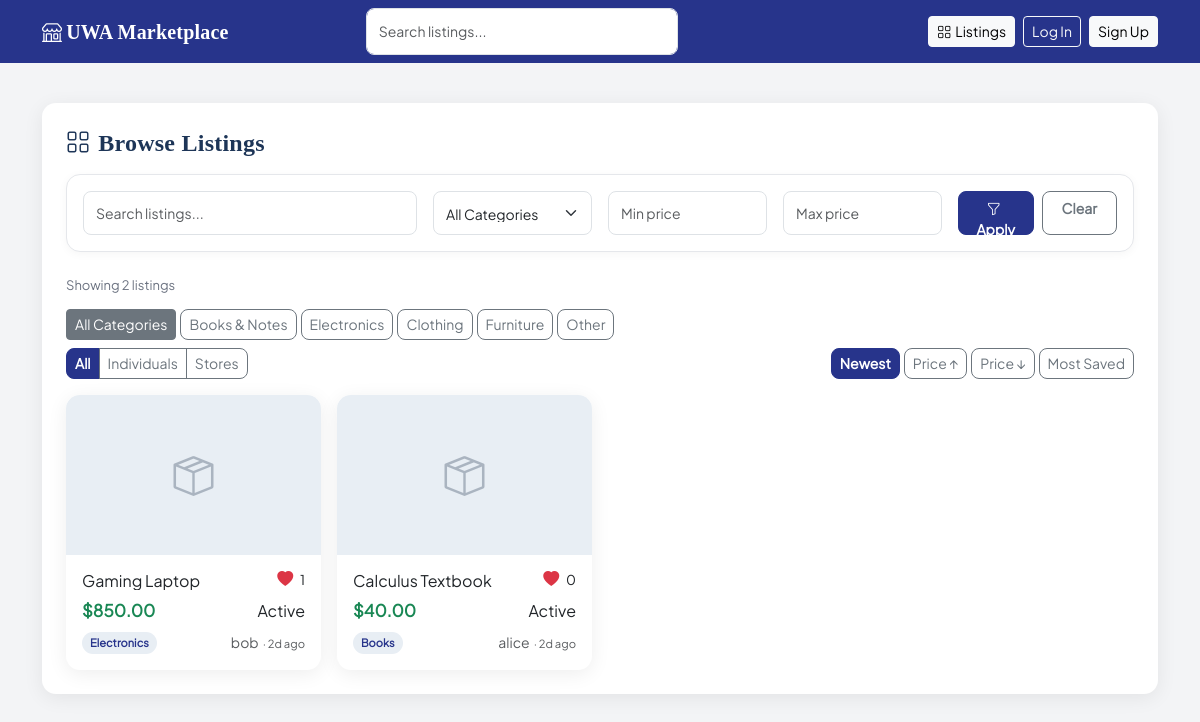
/listings/, run on the app's committed database.
### app/models.py (models this page shows, shortened)
class Listing(db.Model):
    id = db.Column(db.Integer, primary_key=True)
    title = db.Column(db.String(120), nullable=False)
    description = db.Column(db.Text, nullable=False)
    price = db.Column(db.Float, nullable=False)
    category = db.Column(db.String(64), nullable=False)
    image_url = db.Column(db.String(256), nullable=True)
    is_active = db.Column(db.Boolean, default=True)
    is_removed = db.Column(db.Boolean, default=False)
    removed_at = db.Column(db.DateTime, nullable=True)
    removed_reason = db.Column(db.Text, nullable=True)
    removed_by_id = db.Column(db.Integer, db.ForeignKey('user.id'), nullable=True)
    show_history = db.Column(db.Boolean, default=True)
    stock_quantity = db.Column(db.Integer, nullable=True)
    posted_as_store = db.Column(db.Boolean, default=False)
    created_at = db.Column(db.DateTime, default=datetime.utcnow)
    seller_id = db.Column(db.Integer, db.ForeignKey('user.id'), nullable=False)
    @property
    def save_count(self):
        return db.session.query(Wishlist.user_id).join(wishlist_items).filter(wishlist_items.c.listing_id == self.id).distinct().count()
    edits = db.relationship(
        'ListingEdit',
        backref='listing',
        lazy='dynamic',
        order_by='ListingEdit.edited_at.desc()'
    )

class User(db.Model, UserMixin):
    id = db.Column(db.Integer, primary_key=True)
    username = db.Column(db.String(64), unique=True, nullable=False)
    email = db.Column(db.String(120), unique=True, nullable=False)
    password_hash = db.Column(db.String(256), nullable=False)
    member_since = db.Column(db.DateTime, default=datetime.utcnow)
    bio = db.Column(db.Text, default='')
    avatar_url = db.Column(db.String(256), nullable=True)
    is_admin = db.Column(db.Boolean, default=False)
    is_moderator = db.Column(db.Boolean, default=False)
    is_active = db.Column(db.Boolean, default=True)
    banned_at = db.Column(db.DateTime, nullable=True)
    ban_reason = db.Column(db.Text, nullable=True)
    is_store = db.Column(db.Boolean, default=False)
    is_verified = db.Column(db.Boolean, default=False)
    store_name = db.Column(db.String(128), nullable=True)
    store_address = db.Column(db.String(256), nullable=True)
    contact_phone = db.Column(db.String(32), nullable=True)
    contact_email = db.Column(db.String(120), nullable=True)
    store_bio = db.Column(db.Text, default='')
    listings = db.relationship('Listing', backref='seller', lazy='dynamic', foreign_keys='Listing.seller_id')
    following_stores = db.relationship(
        'User',
        secondary=store_follows,
        primaryjoin='User.id == store_follows.c.follower_id',
        secondaryjoin='User.id == store_follows.c.store_id',
        backref=db.backref('store_followers', lazy='dynamic'),
        lazy='dynamic'
    )

### app/routes/listings.py (the view, shortened to what this page needs)
@bp.route('/')
def index():
    q = request.args.get('q', '').strip()
    cat = request.args.get('category', '').strip()
    sort = request.args.get('sort', 'newest')
    source = request.args.get('source', 'all').strip()
    min_price = request.args.get('min_price', '').strip()
    max_price = request.args.get('max_price', '').strip()
    page = request.args.get('page', 1, type=int)
    if sort not in VALID_SORTS:
        sort = 'newest'
    if source not in VALID_SOURCES:
        source = 'all'
    query = Listing.query.filter_by(is_active=True, is_removed=False)
    if cat:
        query = query.filter(Listing.category == cat)
    if min_price:
        try:
            query = query.filter(Listing.price >= float(min_price))
        except ValueError:
            flash('Minimum price must be a number.', 'warning')
    if max_price:
        try:
            query = query.filter(Listing.price <= float(max_price))
        except ValueError:
            flash('Maximum price must be a number.', 'warning')
    if source == 'stores':
        query = query.filter(Listing.posted_as_store == True)
    elif source == 'users':
        query = query.filter(Listing.posted_as_store == False)
    query = _apply_sort(query, sort)
    pagination = query.paginate(page=page, per_page=PER_PAGE, error_out=False)
    return render_template(
        'listings/index.html',
        listings=pagination.items,
        pagination=pagination,
        categories=CATEGORIES,
        q=q,
        cat=cat,
        sort=sort,
        source=source,
        min_price=min_price,
        max_price=max_price
    )

### app/templates/listings/index.html (shortened to what this page needs)
{% extends "base.html" %}
{% block content %}
<div class="card p-4">
    <div class="d-flex align-items-center justify-content-between mb-3 flex-wrap gap-2">
        <h4 class="mb-0 fw-bold" style="color:#1d3557;">
            <i class="bi bi-grid me-2"></i>Browse Listings
        </h4>
    </div>
    <form method="GET" action="{{ url_for('listings.index') }}" class="listings-filter-bar">
        <div class="row g-3">
            <div class="col-12 col-md-4">
                <input
                    id="listings-search"
                    name="q"
                    class="form-control"
                    type="search"
                    placeholder="Search listings..."
                    value="{{ q }}"
                />
            </div>
            <div class="col-12 col-md-2">
                <select name="category" class="form-select">
                    <option value="">All Categories</option>
                </select>
            </div>
            <div class="col-6 col-md-2">
                <input
                    type="number"
                    step="0.01"
                    min="0"
                    name="min_price"
                    class="form-control"
                    placeholder="Min price"
                    value="{{ min_price }}"
                />
            </div>
            <div class="col-6 col-md-2">
                <input
                    type="number"
                    step="0.01"
                    min="0"
                    name="max_price"
                    class="form-control"
                    placeholder="Max price"
                    value="{{ max_price }}"
                />
            </div>
            <div class="col-12 col-md-2 listings-filter-actions">
                <button type="submit" class="btn btn-primary w-100">
                    <i class="bi bi-funnel me-1"></i>Apply
                </button>
                <a href="{{ url_for('listings.index') }}" class="btn btn-outline-secondary w-100">
                    Clear
                </a>
            </div>
        </div>
    </form>
    <div class="listings-results-meta">
        Showing {{ listings|length }} listing{{ '' if listings|length == 1 else 's' }}
    </div>
    <div class="d-flex flex-wrap gap-1 mb-2">
        <a href="{{ url_for('listings.index', q=q, sort=sort, source=source) }}"
           class="btn btn-sm {{ 'btn-secondary' if not cat else 'btn-outline-secondary' }}">
            All Categories
        </a>
        {% for key, label in categories %}
            <a href="{{ url_for('listings.index', q=q, category=key, sort=sort, source=source) }}"
               class="btn btn-sm {{ 'btn-secondary' if cat == key else 'btn-outline-secondary' }}">
                {{ label }}
            </a>
        {% endfor %}
    </div>
    <div class="d-flex flex-wrap gap-2 mb-3 align-items-center justify-content-between">
        <div class="btn-group btn-group-sm" role="group" aria-label="Seller type">
            {% for key, label in [('all', 'All'), ('users', 'Individuals'), ('stores', 'Stores')] %}
                <a href="{{ url_for('listings.index', q=q, category=cat, sort=sort, source=key) }}"
                   class="btn {{ 'btn-primary' if source == key else 'btn-outline-secondary' }}">
                    {{ label }}
                </a>
            {% endfor %}
        </div>
        <div class="d-flex gap-1 flex-wrap">
            {% set sort_labels = [('newest','Newest'),('price_asc','Price ↑'),('price_desc','Price ↓'),('saves','Most Saved')] %}
            {% for key, label in sort_labels %}
                <a href="{{ url_for('listings.index', q=q, category=cat, sort=key, source=source) }}"
                   class="btn btn-sm {{ 'btn-primary' if sort == key else 'btn-outline-secondary' }}">
                    {{ label }}
                </a>
            {% endfor %}
        </div>
    </div>
    <div id="listings-grid" class="row row-cols-1 row-cols-sm-2 row-cols-md-3 row-cols-lg-4 g-3">
        {% for listing in listings %}
        <div class="col">
            <div class="listing-card card" data-listing-id="{{ listing.id }}">
                {% if listing.image_url %}
                    <img src="{{ listing.image_url }}" class="listing-img" alt="{{ listing.title }}">
                {% else %}
                    <div class="listing-img-placeholder">
                        <i class="bi bi-box-seam"></i>
                    </div>
                {% endif %}
                <div class="card-body p-3">
                    <div class="d-flex justify-content-between align-items-start mb-1 gap-2">
                        <h6 class="card-title mb-0 text-truncate" title="{{ listing.title }}" style="flex: 1;">
                            <a href="{{ url_for('listings.detail', listing_id=listing.id) }}"
                               class="stretched-link text-decoration-none text-dark">{{ listing.title }}</a>
                        </h6>
                        <div class="position-relative" style="z-index: 2; white-space: nowrap;">
                            {% if current_user.is_authenticated and current_user.id != listing.seller_id %}
                            <button type="button"
                                    class="btn btn-sm btn-link text-danger p-0 text-decoration-none wishlist-btn"
                                    data-listing-id="{{ listing.id }}"
                                    data-is-saved="{{ 'true' if current_user.has_saved(listing) else 'false' }}"
                                    title="Save to Wishlist"
                                    style="line-height: 1;">
                                <i class="bi {{ 'bi-heart-fill' if current_user.has_saved(listing) else 'bi-heart' }}"></i>
                                <span class="wishlist-count ms-1 text-dark" style="font-size: 0.85em;">{{ listing.save_count }}</span>
                            </button>
                            {% else %}
                            <div class="text-danger" style="line-height: 1;">
                                <i class="bi bi-heart-fill"></i>
                                <span class="ms-1 text-dark" style="font-size: 0.85em;">{{ listing.save_count }}</span>
                            </div>
                            {% endif %}
                        </div>
                    </div>
                    <div class="d-flex align-items-center justify-content-between mt-2 gap-2">
                        <div class="listing-price">${{ "%.2f"|format(listing.price) }}</div>
                        {% if listing.is_active %}
                            <span class="listing-status-badge status-active">Active</span>
                        {% else %}
                            <span class="listing-status-badge status-sold">Sold</span>
                        {% endif %}
                    </div>
                    <div class="d-flex align-items-center justify-content-between mt-2">
                        <span class="category-badge">{{ listing.category|title }}</span>
                        <small class="text-muted d-flex align-items-center gap-1">
                            {% if listing.posted_as_store %}
                                <a href="{{ url_for('store.storefront', user_id=listing.seller.id) }}"
                                   class="text-muted text-decoration-none position-relative d-inline-flex align-items-center gap-1" style="z-index:2">
                                    {{ (listing.seller.store_name or listing.seller.username).split()[0] }}
                                    {% if listing.seller.is_verified %}
                                        <i class="bi bi-patch-check-fill text-primary"></i>
                                    {% endif %}
                                </a>
                            {% else %}
                                <a href="{{ url_for('profile.view', user_id=listing.seller.id) }}"
                                   class="text-muted text-decoration-none position-relative" style="z-index:2">
                                    {{ listing.seller.username.split()[0] }}
                                </a>
                            {% endif %}
                            <span class="text-muted" style="font-size:0.8em;" title="{{ listing.created_at.strftime('%d %b %Y') }}">
                                · {{ listing.created_at | timeago }}
                            </span>
                        </small>
                    </div>
                </div>
            </div>
        </div>
        {% endfor %}
    </div>
</div>
{% endblock %}

### data on the page
Listing: title "Gaming Laptop", save_count "1", price "850.00", is_active "Active", category "Electronics", seller.username "bob", created_at "2d ago"
Listing: title "Calculus Textbook", save_count "0", price "40.00", is_active "Active", category "Books", seller.username "alice", created_at "2d ago"

### other printed values
{{ listings|length }} "2"
{{ '' if listings|length == 1 else 's' }} "s"
{{ label }} "Books & Notes" "Electronics" "Clothing" "Furniture" "Other"
{{ label }} "All" "Individuals" "Stores"
{{ label }} "Newest" "Price ↑" "Price ↓" "Most Saved"
